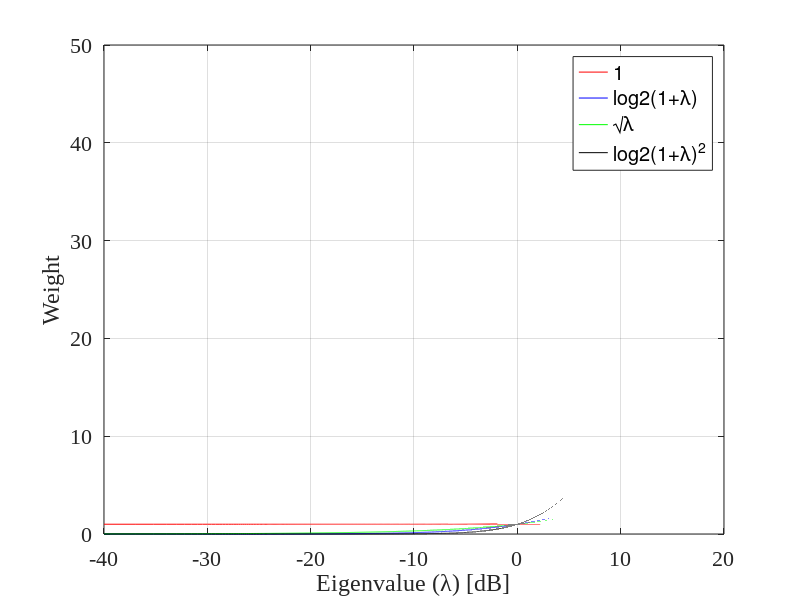

This chart was generated by the following MATLAB code:
clear;

lam = 1e-4:1e-4:100;
lamx = 10*log10(lam);

y_gev = lam./lam;
y_ge4 = log2(1+lam);
y_ge5 = sqrt(lam);
y_ge6 = (log2(1+lam)).^2;

figure
plot(lamx,y_gev,'r-',lamx,y_ge4,'b-',lamx,y_ge5,'g-',lamx,y_ge6,'k-')
set(gca,'Fontsize',14,'Fontname','Times New Roman');
legend('1','log2(1+λ)','√λ','{log2(1+λ)}^2');
xlabel('Eigenvalue (λ) [dB]','Fontsize',14,'Fontname','Times New Roman');
ylabel('Weight','Fontsize',16,'Fontname','Times New Roman');
set(gca,'Fontsize',16,'Fontname','Times New Roman');
grid on;
hold on;